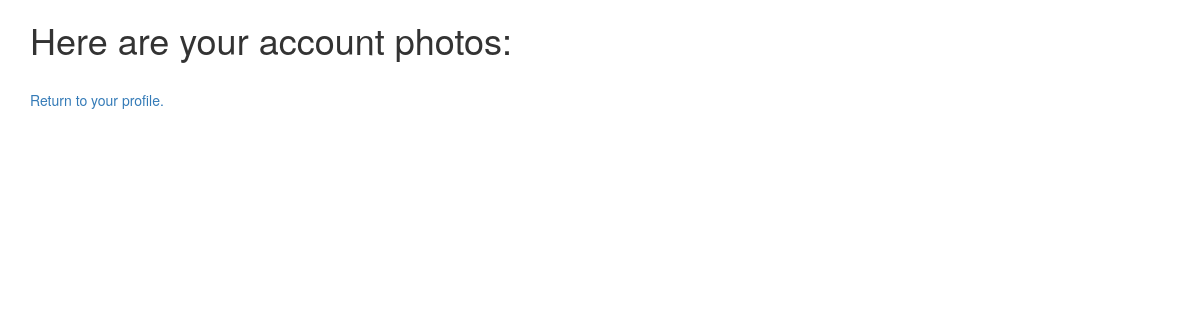
/profile/view_images/, run on an earlier commit of the app's database.
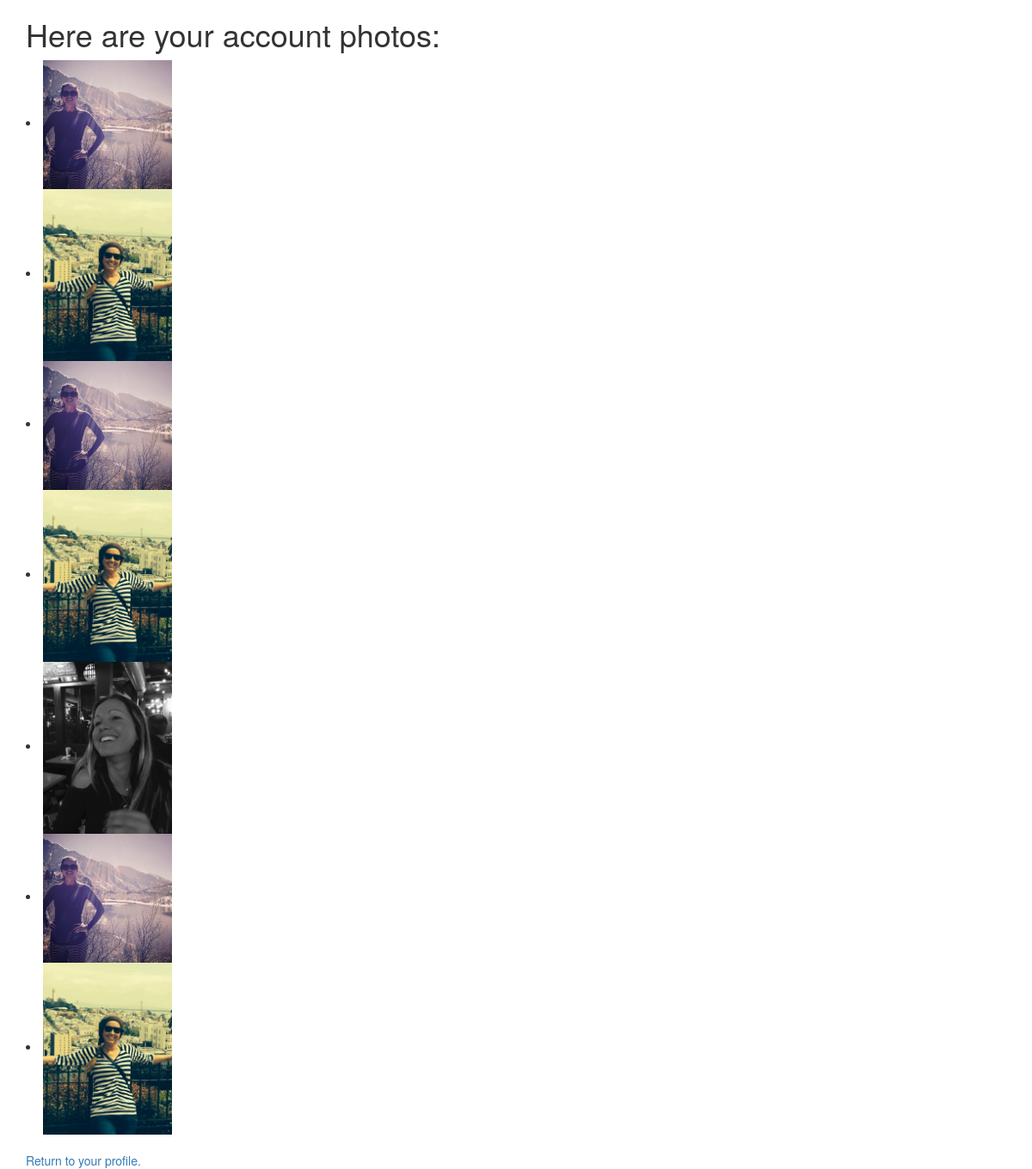
And on a later commit of the database.
### profile/models.py (models this page shows)
class Image(models.Model):
    image = models.ImageField(upload_to='documents/%Y/%m/%d')
    profile = models.ForeignKey(Profile)

### profile/views.py (the view)
class ViewImages(ListView):
    model = Image
    template_name = "view_images.html"
    queryset = Image.objects.all()

### templates/view_images.html (shortened to what this page needs)
{% extends "base.html" %}
{% load bootstrap3 %}
{% block content %}
    <h1>Here are your account photos:</h1>
    {% for image in image_list %}
        <li><img name="image"  src="{{ image.image.url }}" width="150"/>
        </li>
    {% endfor %}
    <br>
    <a href="{% url 'profile' user.profile.id %}">Return to your profile.</a>
{% endblock %}

### templates/base.html (shortened to what this page needs)
{% load bootstrap3 %}
<!DOCTYPE html>
<html>
<head lang="en">
    {% bootstrap_css %}
</head>
<body>
    <div class="container">
        {% block content %}
        {% endblock %}
    </div>
</body>
</html>

What changed in the data, as far as the page shows it:
added Image: image (picture)
added Image: image (picture)
added Image: image (picture)
added Image: image (picture)
added Image: image (picture)
added Image: image (picture)
added Image: image (picture)
